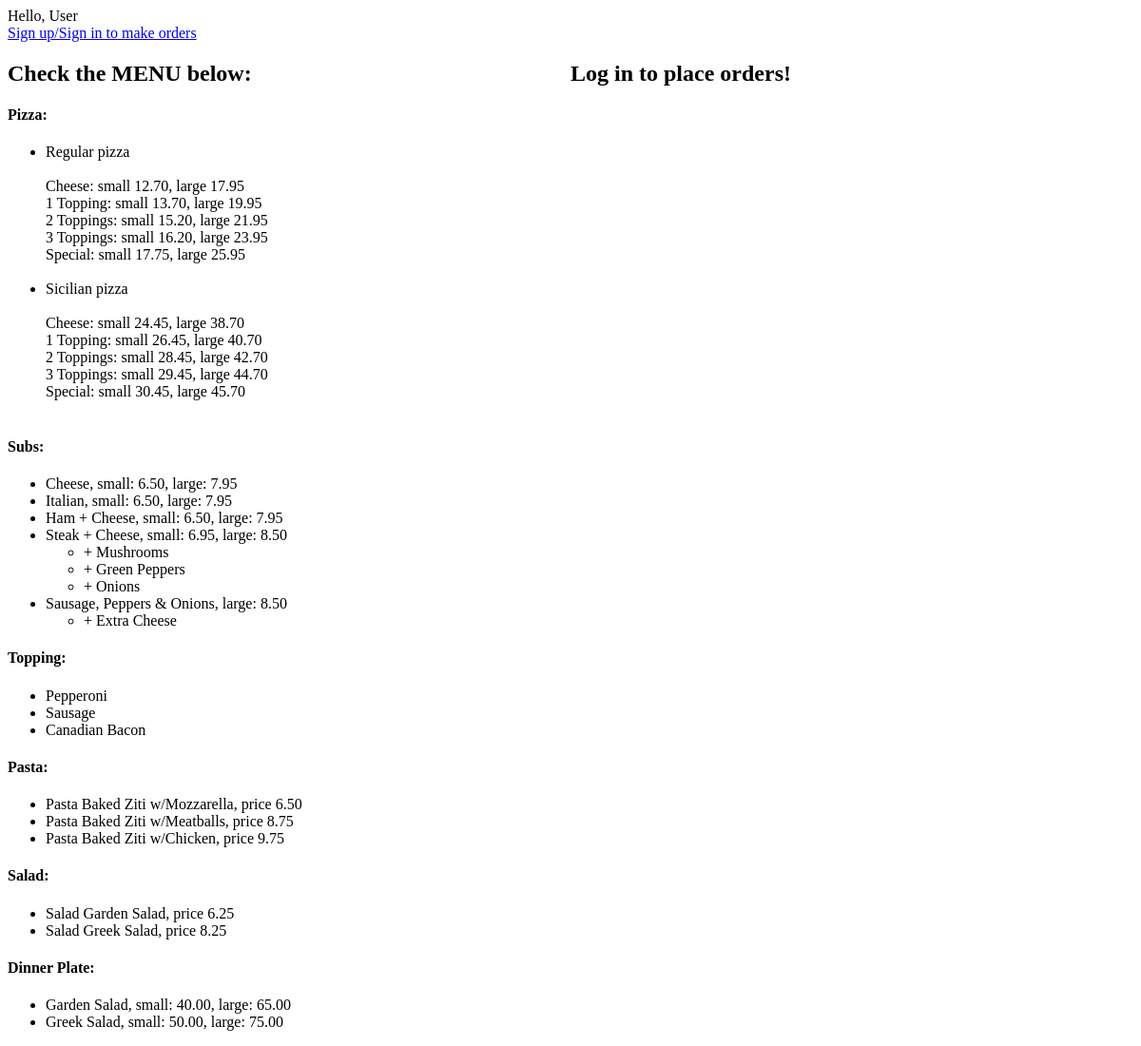
The page / on the database its author committed.
### orders/models.py (models this page shows)
class Pizza(models.Model):
	name = models.CharField(max_length = 64)
	hash_name = models.CharField(max_length = 64)
	cheeseS = models.DecimalField(max_digits=5, decimal_places=2, default = 0.00)
	cheeseL = models.DecimalField(max_digits=5, decimal_places=2, default = 0.00)
	toppin1S = models.DecimalField(max_digits=5, decimal_places=2, default = 0.00)
	toppin1L = models.DecimalField(max_digits=5, decimal_places=2, default = 0.00)
	toppin2S = models.DecimalField(max_digits=5, decimal_places=2, default = 0.00)
	toppin2L = models.DecimalField(max_digits=5, decimal_places=2, default = 0.00)
	toppin3S = models.DecimalField(max_digits=5, decimal_places=2, default = 0.00)
	toppin3L = models.DecimalField(max_digits=5, decimal_places=2, default = 0.00)
	specialS = models.DecimalField(max_digits=5, decimal_places=2, default = 0.00)
	specialL = models.DecimalField(max_digits=5, decimal_places=2, default = 0.00)
	def __str__(self):
		return f"{self.name} pizza"

class Sub(models.Model):
	name = models.CharField(max_length = 64)
	priceS = models.DecimalField(max_digits=5, decimal_places=2, default = 0.00)
	priceL = models.DecimalField(max_digits=5, decimal_places=2, default = 0.00)
	hash_name = models.CharField(max_length = 64)
	extra = models.ManyToManyField(SubExtraAll, blank=True, related_name="extra")
	extraSteak = models.ManyToManyField(SubExtraSteak, blank=True, related_name="extra_steak")
	def __str__(self):
		if self.priceS != 0.00 and self.priceL != 0.00:
			return f"{self.name}, small: {self.priceS}, large: {self.priceL}"
		elif self.priceS == 0.00:
			return f"{self.name}, large: {self.priceL}"
		else:
			return f"{self.name}, small: {self.priceS}"

class SubExtraSteak(models.Model):
	name = models.CharField(max_length = 64)
	price = models.DecimalField(max_digits=5, decimal_places=2)
	hash_name = models.CharField(max_length = 64)
	def __str__(self):
		return f"{self.name}"

class SubExtraAll(models.Model):
	name = models.CharField(max_length = 64)
	price = models.DecimalField(max_digits=5, decimal_places=2)
	hash_name = models.CharField(max_length = 64)
	def __str__(self):
		return f"{self.name}"

class Topping(models.Model):
	name = models.CharField(max_length = 64)
	hash_name = models.CharField(max_length = 64)
	def __str__(self):
		return f"{self.name}"

class Pasta(models.Model):
	name = models.CharField(max_length = 64)
	price = models.DecimalField(max_digits=5, decimal_places=2)
	hash_name = models.CharField(max_length = 64)
	def __str__(self):
		return f"Pasta {self.name}, price {self.price}"

class Salad(models.Model):
	name = models.CharField(max_length = 64)
	price = models.DecimalField(max_digits=5, decimal_places=2)
	hash_name = models.CharField(max_length = 64)
	def __str__(self):
		return f"Salad {self.name}, price {self.price}"

class DinnerPlate(models.Model):
	name = models.CharField(max_length = 64)
	priceS = models.DecimalField(max_digits=5, decimal_places=2, default = 0.00)
	priceL = models.DecimalField(max_digits=5, decimal_places=2, default = 0.00)
	hash_name = models.CharField(max_length = 64)
	def __str__(self):
		if self.priceS != 0.00 and self.priceL != 0.00:
			return f"{self.name}, small: {self.priceS}, large: {self.priceL}"
		elif self.priceS == 0.00:
			return f"{self.name}, large: {self.priceL}"
		else:
			return f"{self.name}, small: {self.priceS}"

### orders/views.py (the view, shortened to what this page needs)
# urls.py: path("", views.index, name="index"),
def index(request):
    username = ""
    context = {
            "pasta": Pasta.objects.all(),
            "salads": Salad.objects.all(),
            "dinner_plate": DinnerPlate.objects.all(),
            "subs": Sub.objects.all(),
            "subextraall": SubExtraAll.objects.all(),
            "subextrasteak": SubExtraSteak.objects.all(),
            "pizzas": Pizza.objects.all(),
            "toppings": Topping.objects.all(),
            "orders": Order.objects.all(),
            "user": username,
        }
    return render(request, "orders/index.html", context)

### orders/templates/orders/index.html (shortened to what this page needs)
{% extends "orders/base.html" %}
{% block body %}
	<header>
		{% if user == "" %}
			<span>Hello, User</span>
		{% else %}
			<span>Hello, {{ user }}</span>
		{% endif %}
		{% if user == "" %}
			<a href="{% url 'login' %}">Sign up/Sign in to make orders</a>
		{% endif %}
	</header>
	<div id="menu">
		<h2>Check the MENU below:</h2>
		<h4>Pizza: </h4>
		<ul>
			{% for pizza in pizzas %}
				<li>
					{{ pizza }} </br></br>
					Cheese: small {{ pizza.cheeseS }}, large {{ pizza.cheeseL }} </br>
					1 Topping: small {{ pizza.toppin1S }}, large {{ pizza.toppin1L }} </br>
					2 Toppings: small {{ pizza.toppin2S }}, large {{ pizza.toppin2L }} </br>
					3 Toppings: small {{ pizza.toppin3S }}, large {{ pizza.toppin3L }} </br>
					Special: small {{ pizza.specialS }}, large {{ pizza.specialL }} </br>
				</li> </br>
			{% empty %}
				<li>No Pizza</li>
			{% endfor %}
		</ul>
		<h4>Subs: </h4>
		<ul>
			{% for sub in subs %}
				<li>{{ sub }}</li>
				{% if sub.hash_name == "steak+cheese" %}
					<ul>
						{% for subextra in subextrasteak %}
							<li>+ {{ subextra }}</li>
						{% endfor %}
					</ul>
				{% endif %}
			{% empty %}
				<li>No Subs</li>
			{% endfor %}
			<ul>
				{% for subextra in subextraall %}
					<li>+ {{ subextra }}</li>
				{% endfor %}
			</ul>
		</ul>
		<h4>Topping: </h4>
		<ul>
			{% for topping in toppings %}
				<li>{{ topping }}</li>
			{% empty %}
				<li>No Topping</li>
			{% endfor %}
		</ul>
		<h4>Pasta: </h4>
		<ul>
			{% for p in pasta %}
				<li>{{ p }}</li>
			{% empty %}
				<li>No Pasta</li>
			{% endfor %}
		</ul>
		<h4>Salad: </h4>
		<ul>
			{% for salad in salads %}
				<li>{{ salad }}</li>
			{% empty %}
				<li>No Salad</li>
			{% endfor %}
		</ul>
		<h4>Dinner Plate: </h4>
		<ul>
			{% for plate in dinner_plate %}
				<li>{{ plate }}</li>
			{% empty %}
				<li>No Dinner Plates</li>
			{% endfor %}
		</ul>
	</div>
	<div id="order">
		{% if user == "" %}
			<h2>Log in to place orders!</h2>
		{% endif %}
	</div>
{% endblock %}

### orders/static/orders/styles.css (style rules this page uses)
#menu { float: left; width: 50%; }

### rows shown on the page
Pizza: name "Regular pizza", cheeseS "12.70", cheeseL "17.95", toppin1S "13.70", toppin1L "19.95", toppin2S "15.20", toppin2L "21.95", toppin3S "16.20", toppin3L "23.95", specialS "17.75", specialL "25.95"
Pizza: name "Sicilian pizza", cheeseS "24.45", cheeseL "38.70", toppin1S "26.45", toppin1L "40.70", toppin2S "28.45", toppin2L "42.70", toppin3S "29.45", toppin3L "44.70", specialS "30.45", specialL "45.70"
Sub: priceS+priceL+name "Cheese, small: 6.50, large: 7.95"
Sub: priceS+priceL+name "Italian, small: 6.50, large: 7.95"
Sub: priceS+priceL+name "Ham + Cheese, small: 6.50, large: 7.95"
Sub: priceS+priceL+name "Steak + Cheese, small: 6.95, large: 8.50"
SubExtraSteak: name "Mushrooms"
SubExtraSteak: name "Green Peppers"
SubExtraSteak: name "Onions"
Sub: priceS+name+priceL "Sausage, Peppers & Onions, large: 8.50"
SubExtraAll: name "Extra Cheese"
Topping: name "Pepperoni"
Topping: name "Sausage"
Topping: name "Canadian Bacon"
Pasta: name+price "Pasta Baked Ziti w/Mozzarella, price 6.50"
Pasta: name+price "Pasta Baked Ziti w/Meatballs, price 8.75"
Pasta: name+price "Pasta Baked Ziti w/Chicken, price 9.75"
Salad: name+price "Salad Garden Salad, price 6.25"
Salad: name+price "Salad Greek Salad, price 8.25"
DinnerPlate: priceS+priceL+name "Garden Salad, small: 40.00, large: 65.00"
DinnerPlate: priceS+priceL+name "Greek Salad, small: 50.00, large: 75.00"
